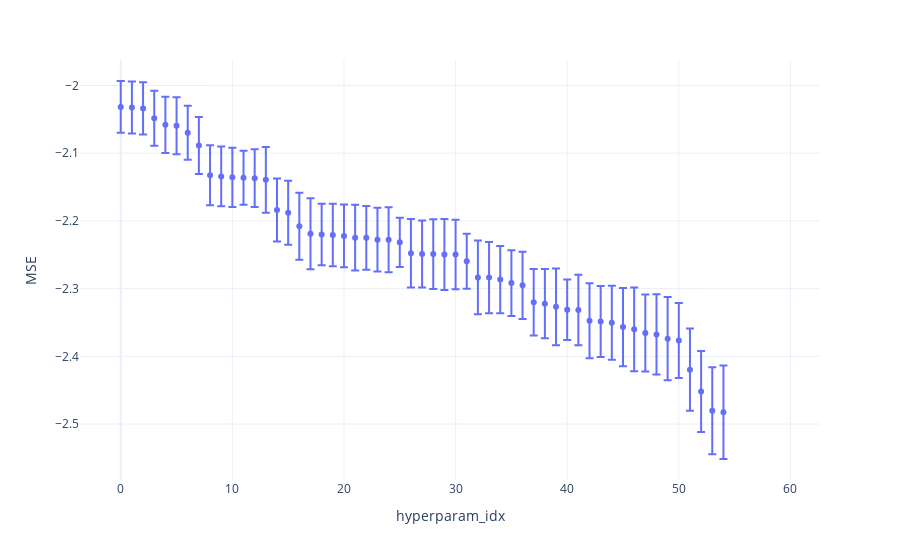

The notebook cell saved with this chart:
### Markdown cell above
# Random Forest

### Code cell
from sklearn.ensemble import RandomForestRegressor

param_grid = {
"rf__max_depth" : np.arange(10,120,10),
"rf__n_estimators" : np.arange(100,1000, 100),
"rf__min_samples_split" : stats.randint(1,10),
"rf__min_samples_leaf" : stats.randint(1,5)
}

search = train_model(
    param_grid=param_grid, 
    estimator = RandomForestRegressor(),
    estimator_name = "rf",
    train_set=(X_train, y_train)
)

print(f"Best Params : {search.best_params_}")
print(f"Best train score : {search.best_score_}")

# Cv results
results, p = get_cv_result(search)
results = results[["param_rf__max_depth","param_rf__n_estimators","param_rf__min_samples_split","param_rf__min_samples_leaf","mean_train_score","std_train_score"]]
#print(results.head())
p.show()

### Figure 1 — Plotly figure (JSON) as saved in the notebook; plotly's stock layout.template omitted (floating-point values rounded to 4 significant figures)
{"data": [{"error_y": {"array": [0.03824, 0.03837, 0.03857, 0.04052, 0.04162, 0.04213, 0.03992, 0.0421, 0.04432, 0.04417, 0.04372, 0.0399, 0.04266, 0.04861, 0.04649, 0.04743, 0.0494, 0.05243, 0.04539, 0.04604, 0.04621, 0.04851, 0.04707, 0.04707, 0.04801, 0.03635, 0.05063, 0.04949, 0.05137, 0.05257, 0.0513, 0.04057, 0.05437, 0.05272, 0.04963, 0.04851, 0.04976, 0.04909, 0.05104, 0.05653, 0.04455, 0.05213, 0.05527, 0.0524, 0.05457, 0.05774, 0.06179, 0.05673, 0.05924, 0.06148, 0.05528, 0.06072, 0.05993, 0.06419, 0.06905, null, null, null, null, null]}, "hovertemplate": "x=%{x}<br>y=%{y}<extra></extra>", "legendgroup": "", "marker": {"color": "#636efa", "symbol": "circle"}, "mode": "markers", "name": "", "orientation": "v", "showlegend": false, "type": "scatter", "x": [0, 1, 2, 3, 4, 5, 6, 7, 8, 9, 10, 11, 12, 13, 14, 15, 16, 17, 18, 19, 20, 21, 22, 23, 24, 25, 26, 27, 28, 29, 30, 31, 32, 33, 34, 35, 36, 37, 38, 39, 40, 41, 42, 43, 44, 45, 46, 47, 48, 49, 50, 51, 52, 53, 54, 55, 56, 57, 58, 59], "xaxis": "x", "y": [-2.032, -2.033, -2.034, -2.048, -2.058, -2.059, -2.07, -2.089, -2.132, -2.134, -2.136, -2.136, -2.137, -2.139, -2.184, -2.188, -2.208, -2.219, -2.22, -2.221, -2.222, -2.225, -2.225, -2.228, -2.228, -2.232, -2.248, -2.249, -2.249, -2.25, -2.25, -2.26, -2.283, -2.284, -2.287, -2.292, -2.295, -2.32, -2.322, -2.327, -2.331, -2.332, -2.347, -2.349, -2.351, -2.357, -2.36, -2.366, -2.368, -2.374, -2.377, -2.42, -2.452, -2.48, -2.483, null, null, null, null, null], "yaxis": "y"}], "layout": {"legend": {"tracegroupgap": 0}, "margin": {"t": 60}, "xaxis": {"anchor": "y", "domain": [0, 1], "title": {"text": "hyperparam_idx"}}, "yaxis": {"anchor": "x", "domain": [0, 1], "title": {"text": "MSE"}}}}
